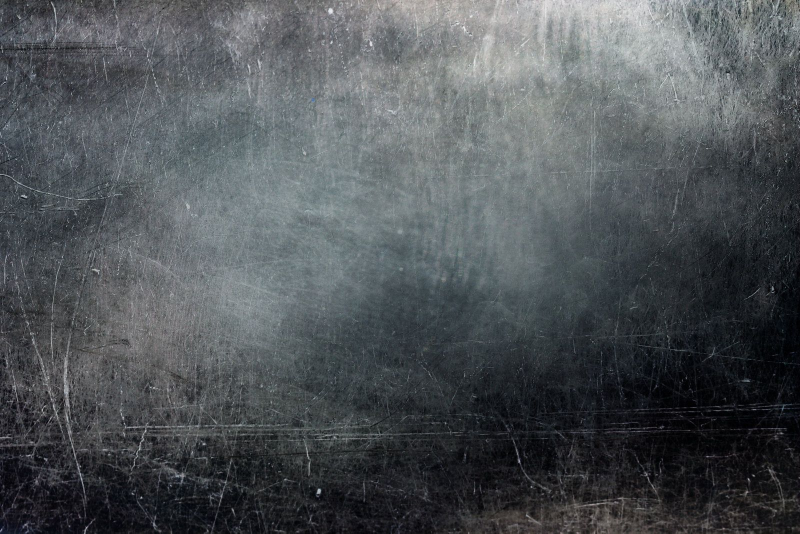
#> input picture lab8/texture.png, 1600 x 1067 px (shown at 1/2 size); its folder holds 4 pictures in this run
$ python lab8.py
#> lines starting #> are read from the running program, lines starting #| are printed output that depends on the picture
#> in process_image, image is the input picture: shape (1067, 1600, 3); mean B, G, R 87.1, 83.7, 79.3
import cv2
import numpy as np
import matplotlib.pyplot as plt
from skimage.feature import local_binary_pattern
from skimage.color import rgb2gray
from datetime import datetime

# === Параметры ===
radius = 1
n_points = 8 * radius
gamma = 1.5  # Параметр для степенного преобразования
output_image = f"lbp_analysis_{datetime.now().strftime('%Y%m%d_%H%M%S')}.png"


# === Функция степенного преобразования яркости ===
def power_law_transform(image, gamma=1.5):
#> called with gamma = 1.5
    norm_image = image / 255.0
    transformed = np.power(norm_image, gamma)
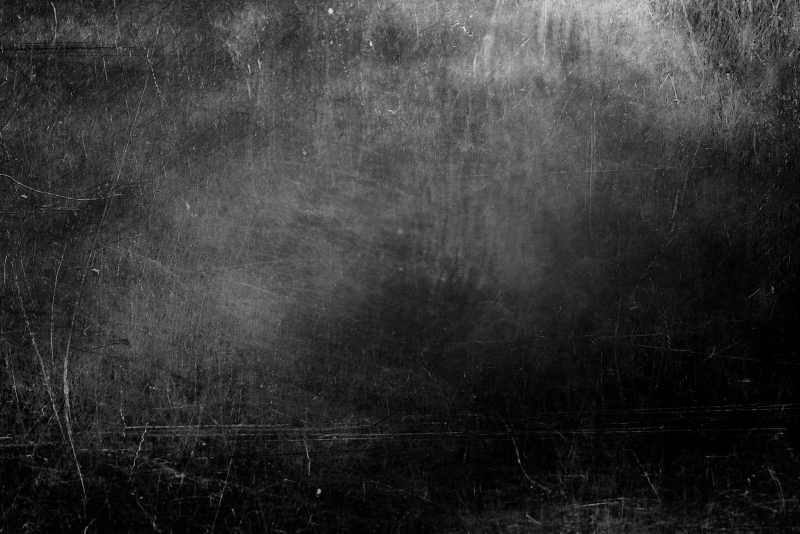
#> transformed: shape (1067, 1600) float64 (shown at 1/2 size); min 0, max 0.93, mean 0.207
    return (transformed * 255).astype(np.uint8)


# === Функция расчёта LBP и гистограммы H(LBP) ===
def compute_lbp(image, radius=1, n_points=8):
#> called with radius = 1, n_points = 8
    lbp = local_binary_pattern(image, n_points, radius, method='uniform')
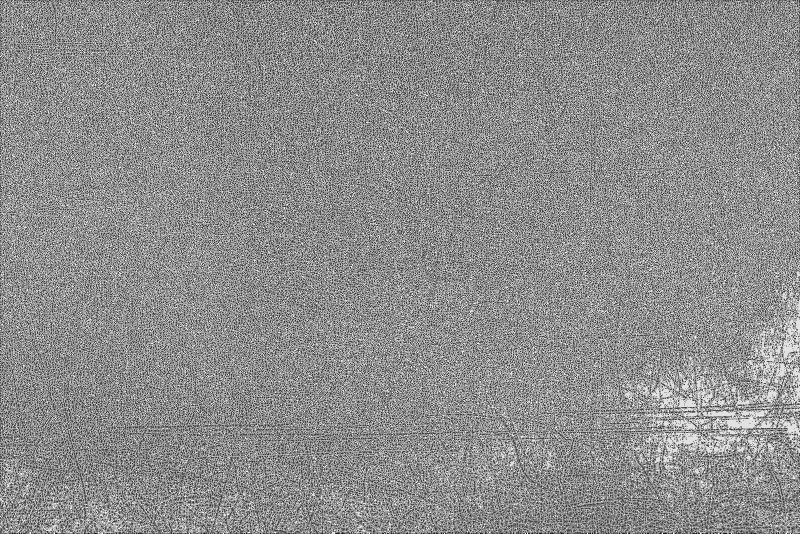
#> lbp: shape (1067, 1600) float64 (shown at 1/2 size); min 0, max 9, mean 4.98; drawn with min black and max white
    hist, _ = np.histogram(lbp.ravel(), bins=np.arange(0, n_points + 3), range=(0, n_points + 2))
#> hist = [106326, 156973, 111617, 179364, 209453, 195792, 152449, 153044, 197050, 245132]
    hist = hist.astype('float')
    hist /= (hist.sum() + 1e-7)  # Нормализация
#> hist = [0.0623, 0.0919, 0.0654, 0.105, 0.123, 0.115, 0.0893, 0.0896, 0.115, 0.144]
    return lbp, hist


# === Основная функция обработки изображения ===
def process_image(image_path):
    # Загрузка и подготовка изображения
    image = cv2.imread(image_path)
    gray_image = cv2.cvtColor(image, cv2.COLOR_BGR2GRAY)

    # Преобразование яркости
    enhanced_image = power_law_transform(gray_image, gamma=gamma)

    # Расчёт LBP и гистограммы
    lbp, hist = compute_lbp(enhanced_image, radius, n_points)

    # Визуализация
    fig, axs = plt.subplots(2, 2, figsize=(10, 10))
    axs[0, 0].imshow(gray_image, cmap='gray')
    axs[0, 0].set_title("Исходное изображение")
    axs[0, 0].axis('off')

    axs[0, 1].imshow(enhanced_image, cmap='gray')
    axs[0, 1].set_title("Степенное преобразование")
    axs[0, 1].axis('off')

    axs[1, 0].imshow(lbp, cmap='gray')
    axs[1, 0].set_title("Матрица LBP")
    axs[1, 0].axis('off')

    axs[1, 1].bar(np.arange(len(hist)), hist, color='gray')
    axs[1, 1].set_title("Гистограмма H(LBP)")

    plt.tight_layout()
    plt.savefig(output_image)
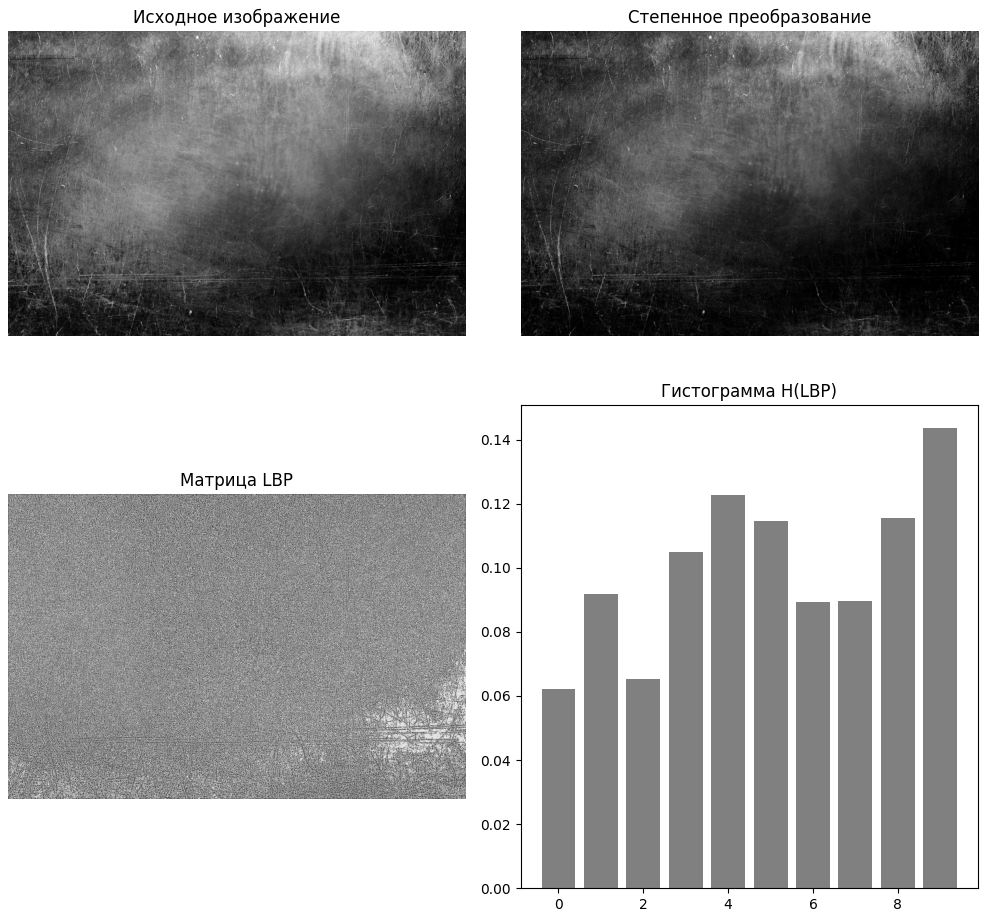
#> figure drawn by matplotlib, 4 panels; panel 4: tallest bar 0.144 high, from x = 8.6 to 9.4
    plt.show()
    print(f"✅ Анализ завершён. Изображение сохранено в файл: {output_image}")


# === Пример запуска ===
process_image("texture.png")
